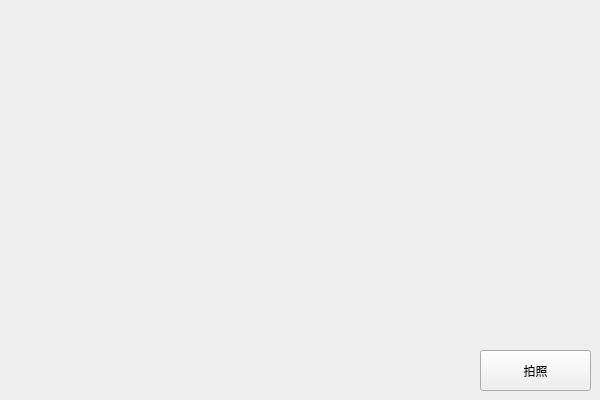
<?xml version="1.0" encoding="UTF-8"?>
<ui version="4.0">
 <class>Widget</class>
 <widget class="QWidget" name="Widget">
  <property name="geometry">
   <rect>
    <x>0</x>
    <y>0</y>
    <width>600</width>
    <height>400</height>
   </rect>
  </property>
  <property name="windowTitle">
   <string>Widget</string>
  </property>
  <widget class="QPushButton" name="pushButton">
   <property name="geometry">
    <rect>
     <x>480</x>
     <y>350</y>
     <width>111</width>
     <height>41</height>
    </rect>
   </property>
   <property name="text">
    <string>拍照</string>
   </property>
  </widget>
 </widget>
 <layoutdefault spacing="6" margin="11"/>
 <resources/>
 <connections/>
</ui>
